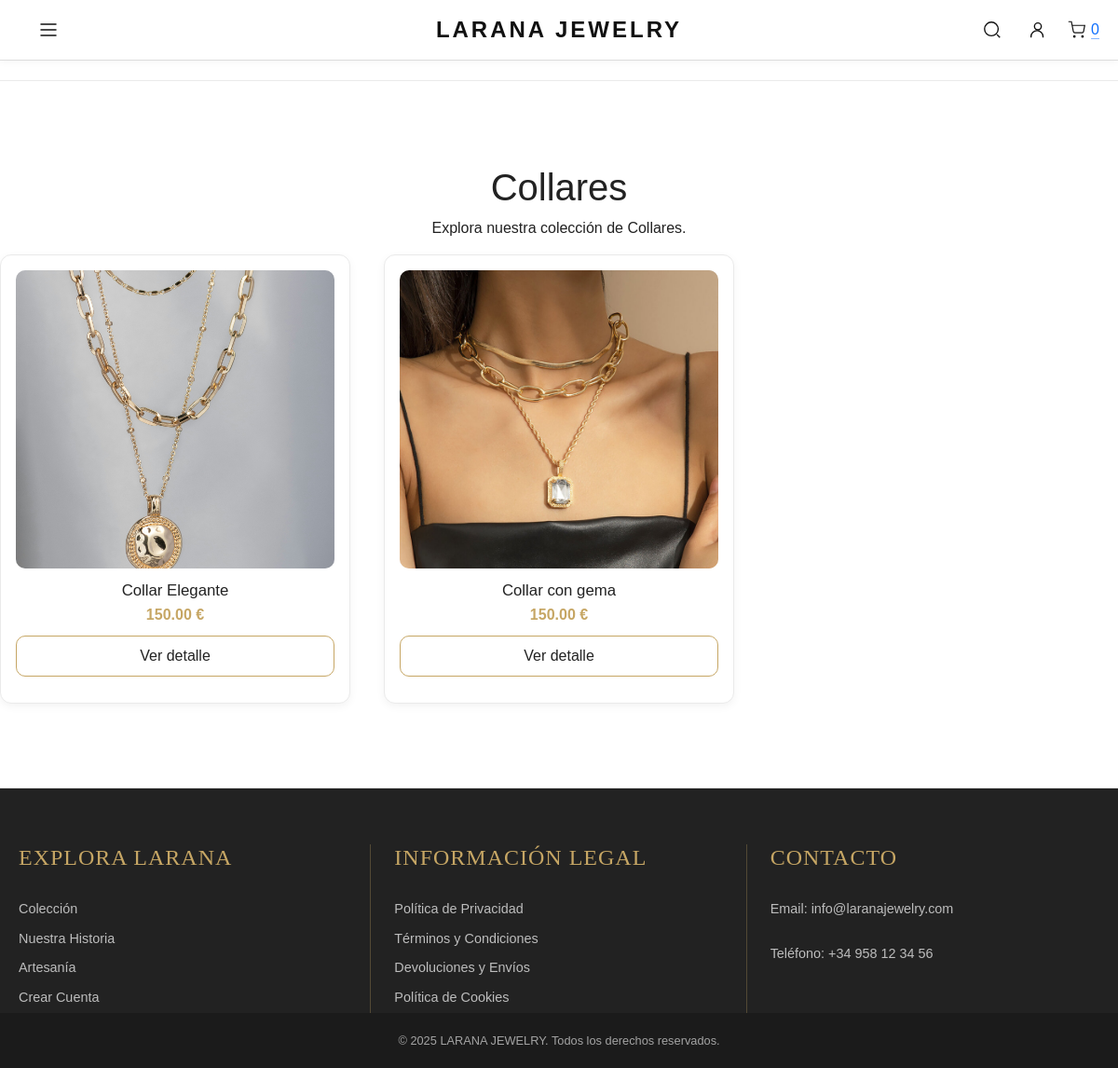
Page /categorias/categoria.php?categoria=Collares on the committed database.
### tables this page shows
CREATE TABLE `productos` (
  `id` int(11) NOT NULL,
  `nombre` varchar(100) NOT NULL,
  `descripcion` text DEFAULT NULL,
  `precio` decimal(10,2) NOT NULL,
  `stock` int(11) DEFAULT 0,
  `imagen` varchar(255) DEFAULT NULL,
  `categoria` varchar(50) DEFAULT NULL,
  `fecha_creacion` timestamp NULL DEFAULT current_timestamp()
);

### categorias/categoria.php (the view, shortened to what this page needs)
<?php
require_once __DIR__ . '/../tienda_login_php/db_connect.php';
$categoria = $_GET['categoria'];
$sql = "SELECT * FROM productos WHERE categoria = ?";
$stmt = $conn->prepare($sql);
$stmt->execute([$categoria]);
$productos = $stmt->fetchAll(PDO::FETCH_ASSOC);
include __DIR__ . '/../includes/header.php';
?>
<main class="container opciones">
    <h1><?= htmlspecialchars($categoria) ?></h1>
    <p>Explora nuestra colección de <?= htmlspecialchars($categoria) ?>.</p>
    <div class="grid-productos">
    <?php foreach ($productos as $producto): ?>
        <div class="producto">
            <div class="producto-media">
                <img src="../<?= $producto['imagen'] ?>"
                    alt="<?= htmlspecialchars($producto['nombre']) ?>">
            </div>
            <h3><?= htmlspecialchars($producto['nombre']) ?></h3>
            <span class="precio"><?= $producto['precio'] ?> €</span>
            <a href="../productos/producto.php?id=<?= $producto['id'] ?>" class="btn-line">
                Ver detalle
            </a>
        </div>
    <?php endforeach; ?>
    </div>
</main>
<?php include __DIR__ . '/../includes/footer.php'; ?>

### includes/header.php (shortened to what this page needs)
<?php
$usuario = $_SESSION['usuario'] ?? null;
?>
<!DOCTYPE html>
<html lang="es">
<head>
  <link href="https://cdn.jsdelivr.net/npm/bootstrap@5.3.3/dist/css/bootstrap.min.css" rel="stylesheet">
  <link rel="stylesheet" href="/J_S25_Tienda_Online/style.css">
</head>
<header class="main-header container-fluid">
  <div class="header-section header-left">
    <button class="btn btn-outline-dark menu-btn me-2" type="button" data-bs-toggle="offcanvas" data-bs-target="#offcanvasMenu" aria-controls="offcanvasMenu" aria-label="Menú">
      <svg xmlns="http://www.w3.org/2000/svg" width="24" height="24" fill="none" stroke="#111" stroke-width="1.5" viewBox="0 0 24 24">
        <path stroke-linecap="round" stroke-linejoin="round" d="M4 6h16M4 12h16M4 18h16"/>
      </svg>
    </button>
  </div>
  <div class="header-section header-center">
    <a href="/J_S25_Tienda_Online/index.php" class="brand" aria-label="LARANA JEWELRY">LARANA JEWELRY</a>
  </div>
  <div class="header-section header-right justify-content-right">
    <a href="#" class="icon-link" title="Buscar" aria-label="Buscar">
      <svg xmlns="http://www.w3.org/2000/svg" width="22" height="22" fill="none" stroke="#111" stroke-width="1.5" viewBox="0 0 24 24">
        <circle cx="11" cy="11" r="8"/><path d="M21 21l-3.5-3.5"/>
      </svg>
    </a>
    <?php if ($usuario): ?>
      <div class="user-greeting">
        <a href="/J_S25_Tienda_Online/tienda_login_php/perfil.php" class="logout-link" title="Perfil">
          <svg xmlns="http://www.w3.org/2000/svg" width="22" height="22"
            viewBox="0 0 24 24" fill="none" stroke="#111" stroke-width="1.5"
            stroke-linecap="round" stroke-linejoin="round"
            class="lucide lucide-user-round-check">
            <path d="M2 21a8 8 0 0 1 13.292-6"/>
            <circle cx="10" cy="8" r="5"/>
            <path d="m16 19 2 2 4-4"/>
          </svg>
        </a>
      </div>
    <?php else: ?>
      <a href="/J_S25_Tienda_Online/tienda_login_php/login.php" class="icon-link" title="Usuario" id="userLoginLink">
        <svg xmlns="http://www.w3.org/2000/svg" width="22" height="22" fill="none" stroke="#111" stroke-width="1.5" viewBox="0 0 24 24">
          <circle cx="12" cy="8" r="4"/><path d="M4 21v-1a7 7 0 0 1 14 0v1"/>
        </svg>
      </a>
    <?php endif; ?>
    <a href="/J_S25_Tienda_Online/tienda_login_php/carrito.php" class="icon-link" title="Carrito" aria-label="Carrito">
      <svg xmlns="http://www.w3.org/2000/svg" width="22" height="22" fill="none" stroke="#111" stroke-width="1.5" viewBox="0 0 24 24">
        <circle cx="9" cy="21" r="1"/><circle cx="20" cy="21" r="1"/><path d="M1 1h4l2.68 13.39a2 2 0 0 0 2 1.61h9.72a2 2 0 0 0 2-1.61L23 6H6"/>
      </svg>
      <span class="cart-count">
        <?= isset($_SESSION['carrito']) ? array_sum(array_column($_SESSION['carrito'], 'cantidad')) : 0 ?>
      </span>
    </a>
  </div>
</header>

### includes/footer.php (shortened to what this page needs)
<footer class="footer">
    <div class="footer-inner container-page">
        <div class="footer-column footer-nav">
            <h4 class="footer-heading">Explora LARANA</h4>
            <a href="/J_S25_Tienda_Online/index.php#productos">Colección</a>
            <a href="/J_S25_Tienda_Online/index.php#historia">Nuestra Historia</a>
            <a href="#">Artesanía</a>
            <a href="/J_S25_Tienda_Online/tienda_login_php/register.php">Crear Cuenta</a>
        </div>
        <div class="footer-column footer-legal">
            <h4 class="footer-heading">Información Legal</h4>
            <a href="#">Política de Privacidad</a>
            <a href="#">Términos y Condiciones</a>
            <a href="#">Devoluciones y Envíos</a>
            <a href="#">Política de Cookies</a>
        </div>
        <div class="footer-column footer-contact">
            <h4 class="footer-heading">Contacto</h4>
            <p>Email: info@laranajewelry.com</p>
            <p>Teléfono: +34 958 12 34 56</p>
</div>
    </div>
    <div class="footer-bottom">
        <p>&copy; <?= date('Y'); ?> LARANA JEWELRY. Todos los derechos reservados.</p>
    </div>
</footer>

### style.css (style rules this page uses)
:root { --negro:#111; --dorado:#c6a664; --dorado-osc:#b38f53; --gris:#fafafa; --beige:#f8f4ef; --borde:#eaeaea; --max:1200px; }
* { box-sizing: border-box; }
html,body { margin:0; padding:0; }
.container { width:100%; max-width:var(--max); padding:0 10%; margin:0 auto; }
.main-header { position: fixed; top: 0; left: 0; right: 0; background: #fff; border-bottom: 1px solid var(--borde); box-shadow: 0 1px 8px rgba(0, 0, 0, 0.05); z-index: 1000; display: grid; grid-template-columns: 1fr auto 1fr; align-items: center; padding: 18px 10%; transition: all 0.3s ease; }
.brand { font-weight: 700; letter-spacing: 3px; color: var(--negro); text-decoration: none; font-size: 1.25rem; white-space: nowrap; transition: color 0.3s ease; }
.header-right { display: flex; align-items: center; justify-content: flex-end; gap: 16px; }
.icon-link { display: inline-flex; align-items: center; justify-content: center; width: 34px; height: 34px; border-radius: 50%; transition: transform 0.25s ease, background 0.25s ease; }
.grid-productos { display:grid; grid-template-columns:repeat(4,1fr); gap:36px; }
@media (max-width: 1200px) { .grid-productos { grid-template-columns: repeat(3, 1fr); } }
.producto { border:1px solid var(--borde); border-radius:12px; background:#fff; box-shadow:0 3px 10px rgba(0,0,0,.05); padding:16px 16px 18px; transition:transform .25s ease, box-shadow .25s ease; }
.producto-media { width:100%; height:320px; border-radius:10px; overflow:hidden; margin-bottom:14px; background:#eee; }
.producto-media img { width:100%; height:100%; object-fit:cover; display:block; }
.producto h3 { font-size:1.05rem; font-weight:500; margin:0 0 4px; }
.precio { display:block; color:var(--dorado); font-weight:600; margin-bottom:10px; }
.btn-line { width:100%; background:transparent; color:var(--negro); border:1.5px solid var(--dorado); border-radius:10px; padding:9px 14px; cursor:pointer; transition:all .25s ease; font-family:inherit; }
.producto > a.btn-line { margin-bottom: 10px; }
a.btn-line, a.btn-line:visited { display: inline-block; text-decoration: none; text-align: center; }
.footer { background-color: var(--negro); color: var(--blanco); padding-top: 60px; font-family: var(--font-body); }
.footer-inner { display: flex; justify-content: space-between; gap: 50px; max-width: 1200px; margin: 0 auto; padding: 0 20px 120px 20px; }
.footer-column { flex: 1; min-width: 200px; display: flex; flex-direction: column; position: relative; }
.footer-column:not(:last-child)::after { content: ''; position: absolute; right: -25px; top: 0; width: 1px; height: 100%; background-color: var(--dorado); opacity: 0.3; }
.footer-heading { font-family: var(--font-heading); font-size: 1.5rem; font-weight: 400; color: var(--dorado); margin-bottom: 25px; letter-spacing: 1px; text-transform: uppercase; }
.footer-column a, .footer-column p { color: rgba(255, 255, 255, 0.7); text-decoration: none; font-size: 0.9rem; line-height: 2.2; transition: color 0.3s ease; }
.footer-bottom { text-align: center; padding: 20px 20px; background-color: rgba(0, 0, 0, 0.2); }
.footer-bottom p { color: rgba(255, 255, 255, 0.6); font-size: 0.8rem; margin: 0; }
.opciones { padding: 90px 0; text-align: center; border-top: 1px solid var(--borde); border-bottom: 1px solid var(--borde); }
.btn { padding: 10px 20px; border: none; border-radius: 5px; cursor: pointer; text-decoration: none; font-weight: bold; transition: background-color 0.3s, transform 0.2s; display: inline-block; text-align: center; }
:root { --font-heading: 'Times New Roman', Times, serif; --font-body: 'Arial', Helvetica, sans-serif; --dorado: #c6a664; --negro: #222222; --gris-oscuro: #444444; --blanco: #ffffff; --gris-claro: #fafafa; --borde-sutil: #dddddd; }
.container-page { max-width: 1200px; margin: 0 auto; padding: 0 20px; }

### rows in the picture
productos: imagen (picture), nombre "Collar Elegante", precio "150.00"
productos: imagen (picture), nombre "Collar con gema", precio "150.00"

### other values in the picture
$categoria "Collares"
